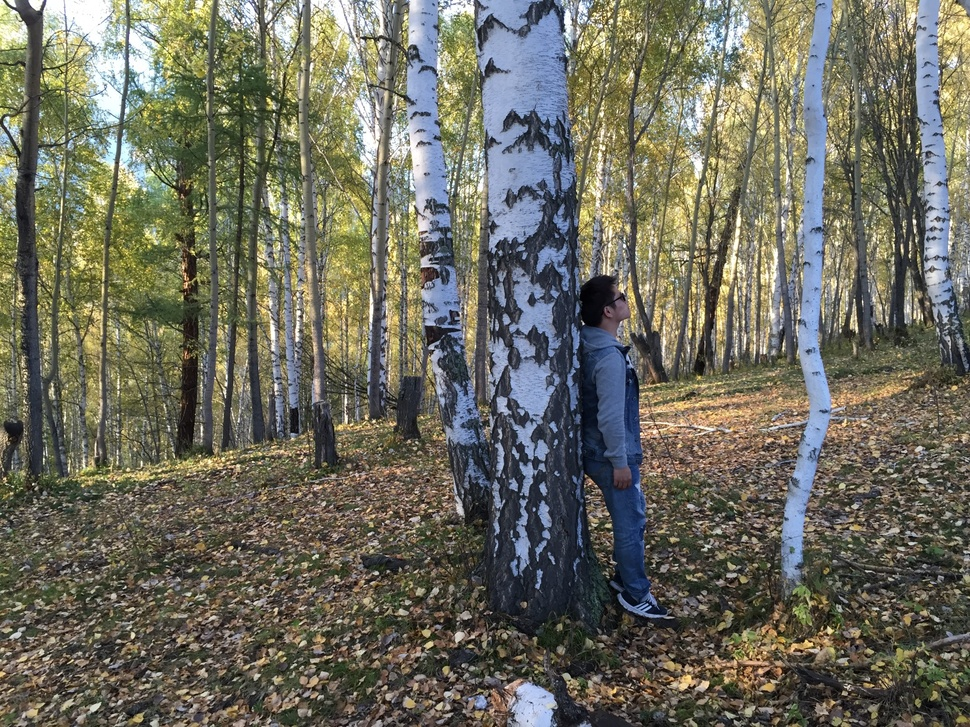
//> input picture TwinYolk/TwinYolk/Resource/IMG_6541.JPG, 970 x 727 px, shrunk from 1632 x 1224 before the run
$ ./main ../TwinYolk/TwinYolk/Resource/IMG_6541.JPG   (built with g++ and OpenCV 4)
//> lines starting //> are read from the running program, lines starting //| are printed output that depends on the picture
// [29 lines of licence text are left out]

#include <opencv2/opencv.hpp>
#include <iostream>
#include <cassert>
#include <vector>

#include "maxflow/graph.h"

using namespace std;
using namespace cv;

typedef Graph<int,int,int> GraphType;

int main(int argc, char **argv)
{
    if(argc < 2) {
        cout << "./SeamCut img1.jpg [optional img2.jpg]" << endl;
        return 0;
    }

    Mat A = imread(argv[1]);
//> A is the input picture: 727 rows x 970 cols, CV_8UC3; mean B, G, R 94.3, 108, 109
    assert(A.data);

    Mat B;

    if(argc == 3) {
        B = imread(argv[2]);
        assert(B.data);
    }
    else {
        B = A.clone();
    }

    assert(A.rows == B.rows);

    Mat graphcut;
    Mat graphcut_and_cutline;

    int overlap_width = A.cols/2;
//> overlap_width = 485
    int xoffset = A.cols - overlap_width;
//> xoffset = 485

    Mat no_graphcut(A.rows, A.cols + B.cols - overlap_width, A.type());

    A.copyTo(no_graphcut(Rect(0, 0, A.cols, A.rows)));
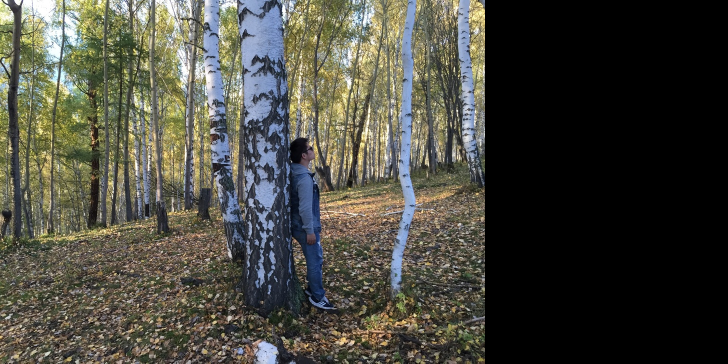
//> no_graphcut: 727 rows x 1455 cols, CV_8UC3 (shown at 1/2 size); mean B, G, R 62.8, 72, 72.7
    B.copyTo(no_graphcut(Rect(xoffset, 0, B.cols, B.rows)));
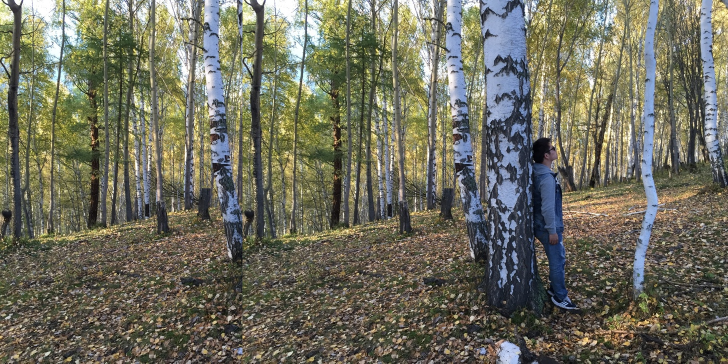
//> no_graphcut: 727 rows x 1455 cols, CV_8UC3 (shown at 1/2 size); mean B, G, R 93.3, 109.1, 110.1

    int est_nodes = A.rows * overlap_width;
//> est_nodes = 352595
    int est_edges = est_nodes * 4;
//> est_edges = 1410380

//> (the run ends here: the program needs code that is not available in this run, at `GraphType g(est_nodes, est_edges);`)

$ run again, on TwinYolk/TwinYolk/Resource/ex_2_0.jpg
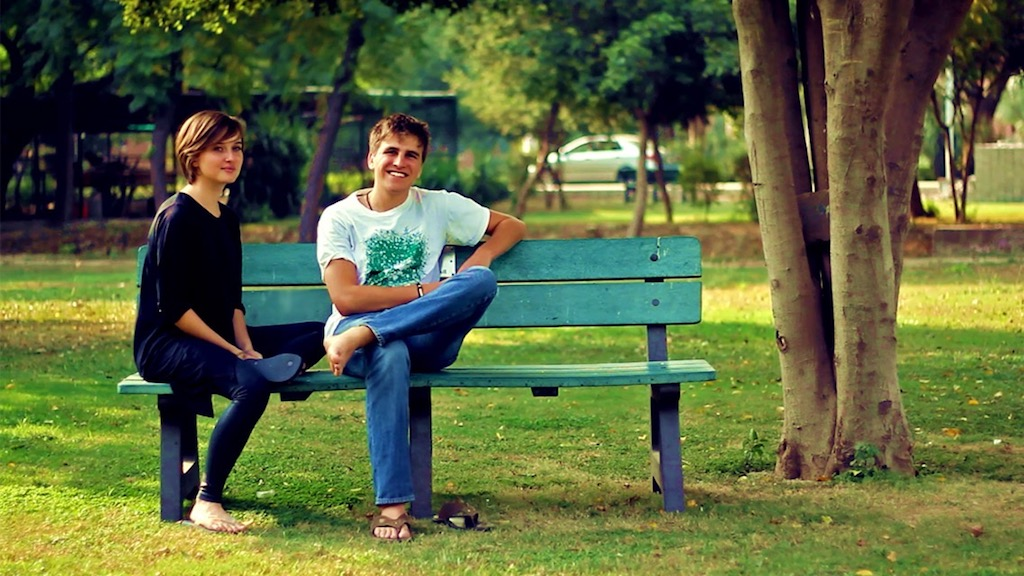
//> input picture TwinYolk/TwinYolk/Resource/ex_2_0.jpg, 1024 x 576 px
//> A is the input picture: 576 rows x 1024 cols, CV_8UC3; mean B, G, R 63, 103.9, 94
//> `A.copyTo(no_graphcut(Rect(0, 0, A.cols, A.rows)));`:
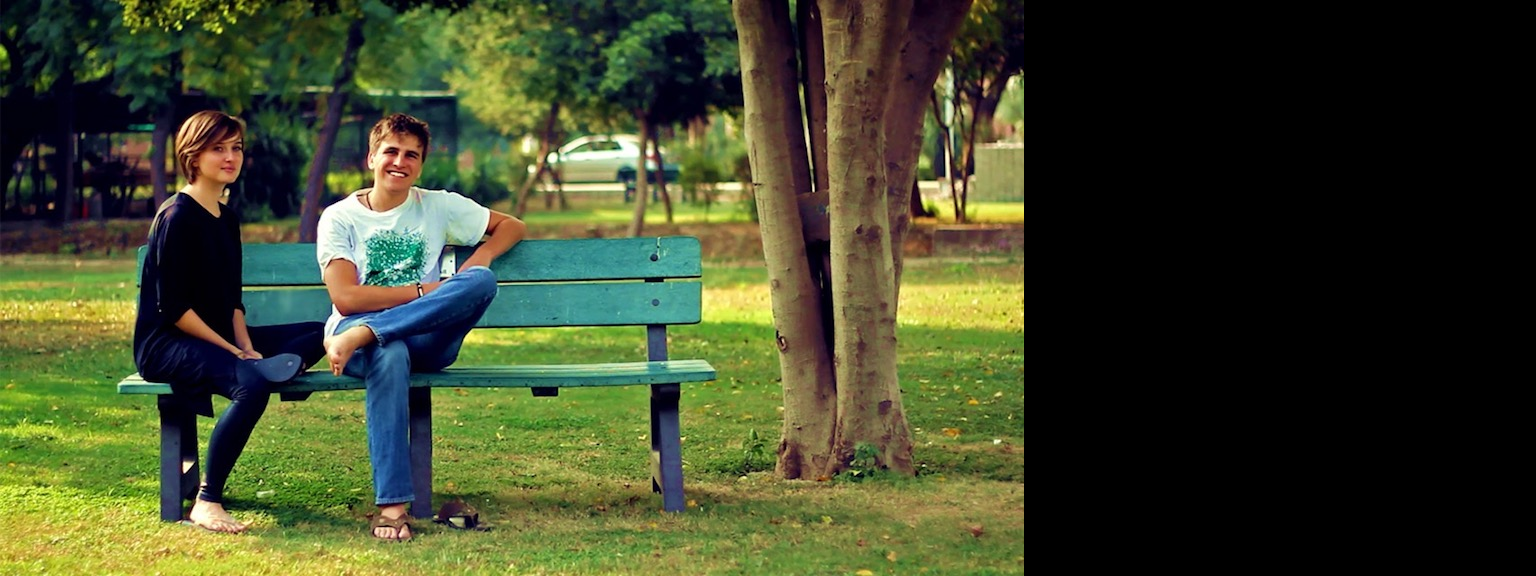
//> no_graphcut: 576 rows x 1536 cols, CV_8UC3; mean B, G, R 42, 69.3, 62.6
//> `B.copyTo(no_graphcut(Rect(xoffset, 0, B.cols, B.rows)));`:
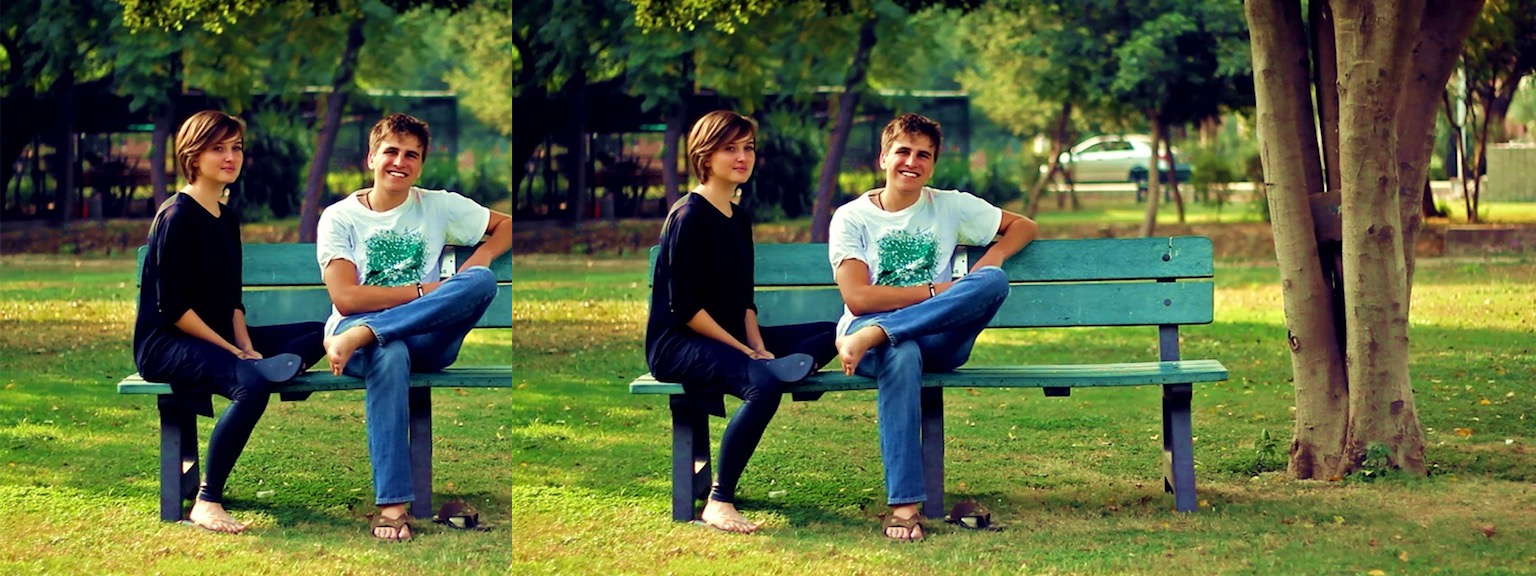
//> no_graphcut: 576 rows x 1536 cols, CV_8UC3; mean B, G, R 62.3, 101.6, 90.5
